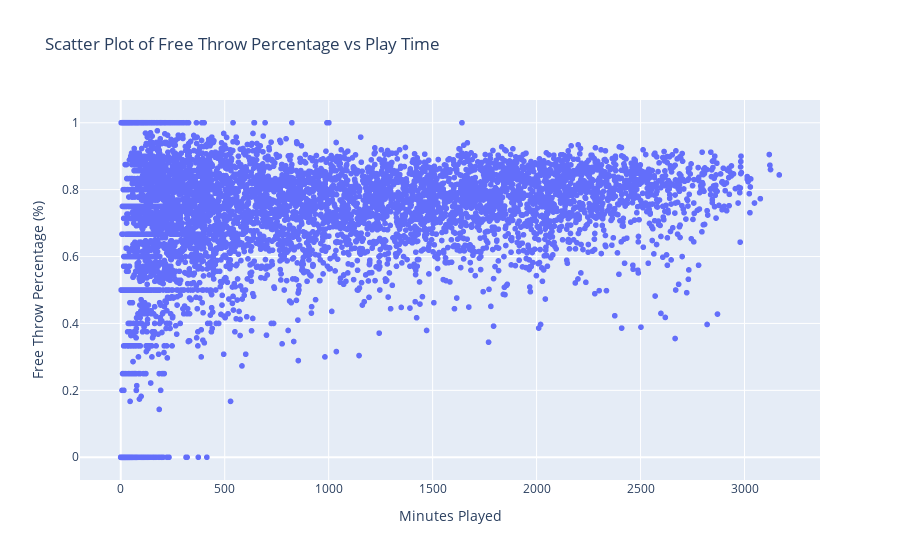

Here is the notebook cell this chart was saved with:
### Code cell
import plotly.express as px

# Assuming 'data' is your DataFrame
scatter_plot = px.scatter(data, x='MIN', y='FT_PCT', hover_data=['PLAYER', 'TEAM'],
                          title='Scatter Plot of Free Throw Percentage vs Play Time',
                          labels={'MIN': 'Minutes Played', 'FT_PCT': 'Free Throw Percentage (%)'})

# Display the plot
scatter_plot.show()

### Figure 1 — Plotly figure (JSON) as saved in the notebook; plotly's stock layout.template omitted (floating-point values rounded to 4 significant figures; data arrays with more than 128 entries replaced by an {"elided": "..."} marker saying what was removed)
{"data": [{"customdata": {"elided": "7293x2 str values"}, "hovertemplate": "Minutes Played=%{x}<br>Free Throw Percentage (%)=%{y}<br>PLAYER=%{customdata[0]}<br>TEAM=%{customdata[1]}<extra></extra>", "legendgroup": "", "marker": {"color": "#636efa", "symbol": "circle"}, "mode": "markers", "name": "", "showlegend": false, "type": "scattergl", "x": {"elided": "7293 int values"}, "xaxis": "x", "y": {"elided": "7293 float values"}, "yaxis": "y"}], "layout": {"legend": {"tracegroupgap": 0}, "title": {"text": "Scatter Plot of Free Throw Percentage vs Play Time"}, "xaxis": {"anchor": "y", "domain": [0, 1], "title": {"text": "Minutes Played"}}, "yaxis": {"anchor": "x", "domain": [0, 1], "title": {"text": "Free Throw Percentage (%)"}}}}
